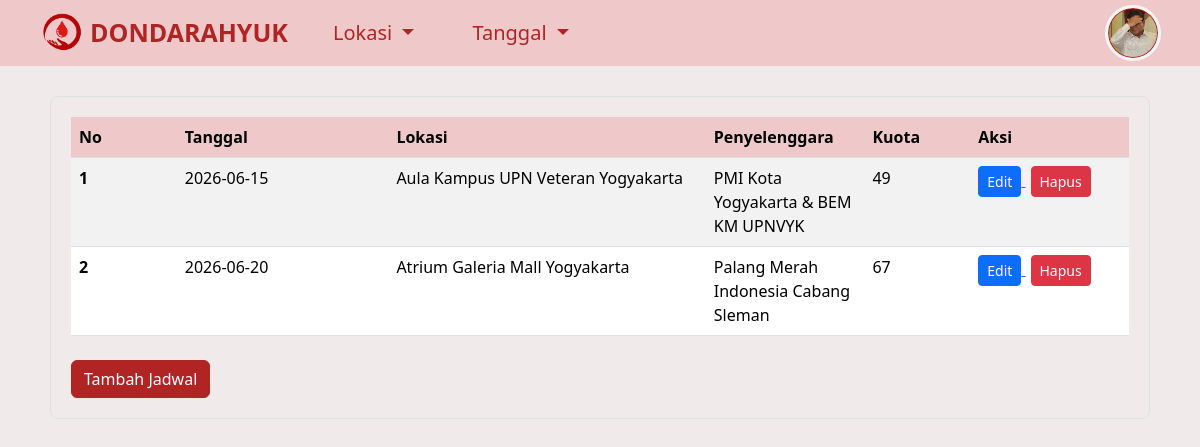
The page /admin/menu_admin.php (signed in) on the database its author committed.
### tables this page shows
CREATE TABLE `jadwal_donor` (
  `id_jadwal` int(11) NOT NULL,
  `tanggal` date NOT NULL,
  `lokasi` varchar(255) NOT NULL,
  `penyelenggara` varchar(100) NOT NULL,
  `kuota` int(11) NOT NULL,
  `created_at` timestamp NOT NULL DEFAULT current_timestamp()
);

### admin/menu_admin.php (the view, shortened to what this page needs)
<?php
include '../connect.php';
$id_admin_global = $_SESSION['id_admin_global'];
$query_admin = mysqli_query($conn, "SELECT * FROM admin WHERE id_admin = $id_admin_global");
$data_admin = mysqli_fetch_object($query_admin);
$foto_nav = (!empty($data_admin->foto_profil)) ? $data_admin->foto_profil : '../assets/profil.png';
$jadwal = $conn->query("select * from jadwal_donor");
?>
<!DOCTYPE html>
<html lang="en">
<head>
  <link href="https://cdn.jsdelivr.net/npm/bootstrap@5.3.8/dist/css/bootstrap.min.css" rel="stylesheet">
</head>
<body style="margin: 0px; background-color: #f0eaea;">
  <nav class="navbar navbar-expand-lg" style="background-color: #efc9c9;">
    <div class="container">
      <a href="menu_admin.php" class="navbar-brand me-2">
        <img src="../assets/logo3.png" height="40" alt="Blood Logo" loading="lazy" style="margin-top: -1px;" />
      </a>
      <div class="collapse navbar-collapse" id="navbarButtonsExample">
        <ul class="navbar-nav me-auto mb-2 mb-lg-0">
          <li class="nav-item" style="align-self: center;">
            <b style="font-size: 25px; color: #b02424;">DONDARAHYUK</b>
          </li>
          <li class="nav-item" style="margin-left: 2rem;">
            <div class="dropdown">
              <button class="btn dropdown-toggle" type="button" data-bs-toggle="dropdown" aria-expanded="false" style="color: #b02424; font-size: 20px;">
                Lokasi
              </button>
            </div>
          </li>
          <li class="nav-item" style="margin-left: 2rem;">
            <div class="dropdown">
              <button class="btn dropdown-toggle" type="button" data-bs-toggle="dropdown" aria-expanded="false" style="color: #b02424; font-size: 20px;">
                Tanggal
              </button>
            </div>
          </li>
        </ul>
        <div class="d-flex align-items-center">
          <div class="dropdown">
            <img class="btn dropdown-toggle rounded-circle" type="button" data-bs-toggle="dropdown" aria-expanded="false" src="<?= htmlspecialchars($foto_nav); ?>" style="width: 50px; height: 50px; object-fit: cover; background-color: #b02424; outline: whitesmoke solid; padding: 0px;" />
          </div>
        </div>
      </div>
    </div>
  </nav>
  <div class="border rounded-3 overflow-auto" style="margin: 30px 50px; background-color: #f0eaea; padding: 20px;">
    <table class="table table-striped mb-0">
      <thead style="--bs-table-bg: #efc9c9;">
        <tr>
          <th scope="col" style="width: 10%;">No</th>
          <th scope="col" style="width: 20%;">Tanggal</th>
          <th scope="col" style="width: 30%;">Lokasi</th>
          <th scope="col" style="width: 15%;">Penyelenggara</th>
          <th scope="col" style="width: 10%;">Kuota</th>
          <th scope="col" style="width: 15%;">Aksi</th>
        </tr>
      </thead>
      <tbody>
        <?php
        $count = 1;
        while ($result = mysqli_fetch_object($jadwal)) {
        ?>
          <tr>
            <th scope="row"><?= $count ?></th>
            <td><?= $result->tanggal ?></td>
            <td><?= htmlspecialchars($result->lokasi); ?></td>
            <td><?= htmlspecialchars($result->penyelenggara); ?></td>
            <td><?= $result->kuota ?></td>
            <td>
              <a href="edit_jadwal.php?id=<?= $result->id_jadwal; ?>">
                <button class="btn btn-primary btn-sm">Edit</button>
              </a>
              <a href="hapus_jadwal.php?id=<?= $result->id_jadwal; ?>" onclick="return confirm('Apakah Anda yakin ingin menghapus jadwal ini?');">
                <button class="btn btn-danger btn-sm" style="margin-left: 5px;">Hapus</button>
              </a>
            </td>
          </tr>
        <?php
          $count++;
        }
        ?>
      </tbody>
    </table>
    <div class="mt-4">
      <a href="tambah_jadwal.php" class="btn btn-success" style="background-color: #b02424; border-color: #b02424;">Tambah Jadwal</a>
    </div>
  </div>
</body>
</html>

### rows shown on the page
jadwal_donor: tanggal "2026-06-15", lokasi "Aula Kampus UPN Veteran Yogyakarta", penyelenggara "PMI Kota Yogyakarta & BEM KM UPNVYK", kuota "49"
jadwal_donor: tanggal "2026-06-20", lokasi "Atrium Galeria Mall Yogyakarta", penyelenggara "Palang Merah Indonesia Cabang Sleman", kuota "67"
